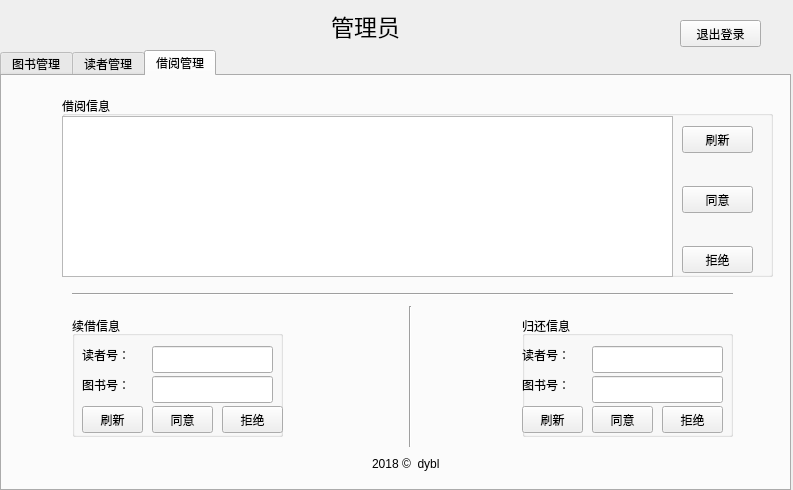
<?xml version="1.0" encoding="UTF-8"?>
<ui version="4.0">
 <class>AdminForm</class>
 <widget class="QWidget" name="AdminForm">
  <property name="geometry">
   <rect>
    <x>0</x>
    <y>0</y>
    <width>793</width>
    <height>490</height>
   </rect>
  </property>
  <property name="windowTitle">
   <string>Form</string>
  </property>
  <widget class="QTabWidget" name="admin_tw">
   <property name="geometry">
    <rect>
     <x>0</x>
     <y>50</y>
     <width>791</width>
     <height>441</height>
    </rect>
   </property>
   <property name="currentIndex">
    <number>2</number>
   </property>
   <widget class="QWidget" name="book_mag_tab">
    <attribute name="title">
     <string>图书管理</string>
    </attribute>
    <widget class="QGroupBox" name="groupBox_1">
     <property name="geometry">
      <rect>
       <x>30</x>
       <y>80</y>
       <width>661</width>
       <height>251</height>
      </rect>
     </property>
     <property name="title">
      <string>信息显示：</string>
     </property>
     <widget class="QTableView" name="booklist_tv">
      <property name="geometry">
       <rect>
        <x>0</x>
        <y>20</y>
        <width>651</width>
        <height>231</height>
       </rect>
      </property>
     </widget>
    </widget>
    <widget class="QPushButton" name="alter_btn_1">
     <property name="geometry">
      <rect>
       <x>690</x>
       <y>260</y>
       <width>81</width>
       <height>27</height>
      </rect>
     </property>
     <property name="text">
      <string>修改</string>
     </property>
    </widget>
    <widget class="QPushButton" name="dele_btn_1">
     <property name="geometry">
      <rect>
       <x>690</x>
       <y>300</y>
       <width>81</width>
       <height>27</height>
      </rect>
     </property>
     <property name="text">
      <string>删除</string>
     </property>
    </widget>
    <widget class="QPushButton" name="query_btn">
     <property name="geometry">
      <rect>
       <x>640</x>
       <y>20</y>
       <width>99</width>
       <height>27</height>
      </rect>
     </property>
     <property name="text">
      <string>查询</string>
     </property>
    </widget>
    <widget class="QLineEdit" name="query_le">
     <property name="geometry">
      <rect>
       <x>370</x>
       <y>20</y>
       <width>201</width>
       <height>27</height>
      </rect>
     </property>
    </widget>
    <widget class="QPushButton" name="dis_all_btn_1">
     <property name="geometry">
      <rect>
       <x>50</x>
       <y>20</y>
       <width>99</width>
       <height>27</height>
      </rect>
     </property>
     <property name="text">
      <string>显示全部</string>
     </property>
    </widget>
    <widget class="QComboBox" name="type_cbx">
     <property name="geometry">
      <rect>
       <x>234</x>
       <y>20</y>
       <width>101</width>
       <height>27</height>
      </rect>
     </property>
     <item>
      <property name="text">
       <string>书名</string>
      </property>
     </item>
     <item>
      <property name="text">
       <string>书号</string>
      </property>
     </item>
    </widget>
    <widget class="Line" name="line_1">
     <property name="geometry">
      <rect>
       <x>30</x>
       <y>330</y>
       <width>761</width>
       <height>31</height>
      </rect>
     </property>
     <property name="orientation">
      <enum>Qt::Horizontal</enum>
     </property>
    </widget>
    <widget class="Line" name="line_2">
     <property name="geometry">
      <rect>
       <x>40</x>
       <y>60</y>
       <width>751</width>
       <height>21</height>
      </rect>
     </property>
     <property name="orientation">
      <enum>Qt::Horizontal</enum>
     </property>
    </widget>
    <widget class="QPushButton" name="add_btn_1">
     <property name="geometry">
      <rect>
       <x>690</x>
       <y>220</y>
       <width>81</width>
       <height>27</height>
      </rect>
     </property>
     <property name="text">
      <string>增加</string>
     </property>
    </widget>
    <widget class="QLabel" name="label_6">
     <property name="geometry">
      <rect>
       <x>340</x>
       <y>360</y>
       <width>101</width>
       <height>21</height>
      </rect>
     </property>
     <property name="text">
      <string>2018 ©  dybl</string>
     </property>
    </widget>
   </widget>
   <widget class="QWidget" name="reader_mag_tab">
    <attribute name="title">
     <string>读者管理</string>
    </attribute>
    <widget class="QGroupBox" name="groupBox_2">
     <property name="geometry">
      <rect>
       <x>30</x>
       <y>80</y>
       <width>651</width>
       <height>241</height>
      </rect>
     </property>
     <property name="title">
      <string>信息显示：</string>
     </property>
     <widget class="QTableView" name="reader_tw">
      <property name="geometry">
       <rect>
        <x>0</x>
        <y>20</y>
        <width>641</width>
        <height>221</height>
       </rect>
      </property>
     </widget>
    </widget>
    <widget class="QPushButton" name="alter_btn_2">
     <property name="geometry">
      <rect>
       <x>680</x>
       <y>250</y>
       <width>81</width>
       <height>27</height>
      </rect>
     </property>
     <property name="text">
      <string>修改</string>
     </property>
    </widget>
    <widget class="QPushButton" name="dele_btn_2">
     <property name="geometry">
      <rect>
       <x>680</x>
       <y>290</y>
       <width>81</width>
       <height>27</height>
      </rect>
     </property>
     <property name="text">
      <string>删除</string>
     </property>
    </widget>
    <widget class="QPushButton" name="dis_all_btn_2">
     <property name="geometry">
      <rect>
       <x>30</x>
       <y>20</y>
       <width>99</width>
       <height>27</height>
      </rect>
     </property>
     <property name="text">
      <string>显示全部</string>
     </property>
    </widget>
    <widget class="Line" name="line_3">
     <property name="geometry">
      <rect>
       <x>30</x>
       <y>330</y>
       <width>761</width>
       <height>20</height>
      </rect>
     </property>
     <property name="orientation">
      <enum>Qt::Horizontal</enum>
     </property>
    </widget>
    <widget class="Line" name="line_4">
     <property name="geometry">
      <rect>
       <x>40</x>
       <y>50</y>
       <width>751</width>
       <height>31</height>
      </rect>
     </property>
     <property name="orientation">
      <enum>Qt::Horizontal</enum>
     </property>
    </widget>
    <widget class="QPushButton" name="add_btn_2">
     <property name="geometry">
      <rect>
       <x>680</x>
       <y>210</y>
       <width>81</width>
       <height>27</height>
      </rect>
     </property>
     <property name="text">
      <string>增加</string>
     </property>
    </widget>
    <widget class="QLabel" name="label_5">
     <property name="geometry">
      <rect>
       <x>350</x>
       <y>365</y>
       <width>101</width>
       <height>21</height>
      </rect>
     </property>
     <property name="text">
      <string>2018 ©  dybl</string>
     </property>
    </widget>
   </widget>
   <widget class="QWidget" name="borrow_mag_tab">
    <attribute name="title">
     <string>借阅管理</string>
    </attribute>
    <widget class="QGroupBox" name="groupBox_3">
     <property name="geometry">
      <rect>
       <x>60</x>
       <y>20</y>
       <width>711</width>
       <height>181</height>
      </rect>
     </property>
     <property name="title">
      <string>借阅信息</string>
     </property>
     <widget class="QTableView" name="borrow_tv">
      <property name="geometry">
       <rect>
        <x>0</x>
        <y>20</y>
        <width>611</width>
        <height>161</height>
       </rect>
      </property>
     </widget>
     <widget class="QPushButton" name="b_refu_btn">
      <property name="geometry">
       <rect>
        <x>620</x>
        <y>150</y>
        <width>71</width>
        <height>27</height>
       </rect>
      </property>
      <property name="text">
       <string>拒绝</string>
      </property>
     </widget>
     <widget class="QPushButton" name="b_acc_btn">
      <property name="geometry">
       <rect>
        <x>620</x>
        <y>90</y>
        <width>71</width>
        <height>27</height>
       </rect>
      </property>
      <property name="text">
       <string>同意</string>
      </property>
     </widget>
     <widget class="QPushButton" name="fresh_btn">
      <property name="geometry">
       <rect>
        <x>620</x>
        <y>30</y>
        <width>71</width>
        <height>27</height>
       </rect>
      </property>
      <property name="text">
       <string>刷新</string>
      </property>
     </widget>
    </widget>
    <widget class="QGroupBox" name="groupBox_4">
     <property name="geometry">
      <rect>
       <x>70</x>
       <y>240</y>
       <width>211</width>
       <height>121</height>
      </rect>
     </property>
     <property name="title">
      <string>续借信息</string>
     </property>
     <widget class="QPushButton" name="c_acc_btn">
      <property name="geometry">
       <rect>
        <x>80</x>
        <y>90</y>
        <width>61</width>
        <height>27</height>
       </rect>
      </property>
      <property name="text">
       <string>同意</string>
      </property>
     </widget>
     <widget class="QPushButton" name="c_refu_btn">
      <property name="geometry">
       <rect>
        <x>150</x>
        <y>90</y>
        <width>61</width>
        <height>27</height>
       </rect>
      </property>
      <property name="text">
       <string>拒绝</string>
      </property>
     </widget>
     <widget class="QLabel" name="label_1">
      <property name="geometry">
       <rect>
        <x>10</x>
        <y>30</y>
        <width>67</width>
        <height>17</height>
       </rect>
      </property>
      <property name="text">
       <string>读者号：</string>
      </property>
     </widget>
     <widget class="QLabel" name="label_2">
      <property name="geometry">
       <rect>
        <x>10</x>
        <y>60</y>
        <width>67</width>
        <height>17</height>
       </rect>
      </property>
      <property name="text">
       <string>图书号：</string>
      </property>
     </widget>
     <widget class="QLineEdit" name="c_rno_le">
      <property name="geometry">
       <rect>
        <x>80</x>
        <y>30</y>
        <width>121</width>
        <height>27</height>
       </rect>
      </property>
     </widget>
     <widget class="QLineEdit" name="c_bno_le">
      <property name="geometry">
       <rect>
        <x>80</x>
        <y>60</y>
        <width>121</width>
        <height>27</height>
       </rect>
      </property>
     </widget>
     <widget class="QPushButton" name="c_fresh_btn">
      <property name="geometry">
       <rect>
        <x>10</x>
        <y>90</y>
        <width>61</width>
        <height>27</height>
       </rect>
      </property>
      <property name="text">
       <string>刷新</string>
      </property>
     </widget>
    </widget>
    <widget class="QGroupBox" name="groupBox_5">
     <property name="geometry">
      <rect>
       <x>520</x>
       <y>240</y>
       <width>211</width>
       <height>121</height>
      </rect>
     </property>
     <property name="title">
      <string>归还信息</string>
     </property>
     <widget class="QPushButton" name="r_acc_btn">
      <property name="geometry">
       <rect>
        <x>70</x>
        <y>90</y>
        <width>61</width>
        <height>27</height>
       </rect>
      </property>
      <property name="text">
       <string>同意</string>
      </property>
     </widget>
     <widget class="QPushButton" name="r_refu_btn">
      <property name="geometry">
       <rect>
        <x>140</x>
        <y>90</y>
        <width>61</width>
        <height>27</height>
       </rect>
      </property>
      <property name="text">
       <string>拒绝</string>
      </property>
     </widget>
     <widget class="QLineEdit" name="r_bno_le">
      <property name="geometry">
       <rect>
        <x>70</x>
        <y>60</y>
        <width>131</width>
        <height>27</height>
       </rect>
      </property>
     </widget>
     <widget class="QLineEdit" name="r_rno_le">
      <property name="geometry">
       <rect>
        <x>70</x>
        <y>30</y>
        <width>131</width>
        <height>27</height>
       </rect>
      </property>
     </widget>
     <widget class="QLabel" name="label_3">
      <property name="geometry">
       <rect>
        <x>0</x>
        <y>30</y>
        <width>67</width>
        <height>17</height>
       </rect>
      </property>
      <property name="text">
       <string>读者号：</string>
      </property>
     </widget>
     <widget class="QLabel" name="label_4">
      <property name="geometry">
       <rect>
        <x>0</x>
        <y>60</y>
        <width>67</width>
        <height>17</height>
       </rect>
      </property>
      <property name="text">
       <string>图书号：</string>
      </property>
     </widget>
     <widget class="QPushButton" name="r_fresh_btn">
      <property name="geometry">
       <rect>
        <x>0</x>
        <y>90</y>
        <width>61</width>
        <height>27</height>
       </rect>
      </property>
      <property name="text">
       <string>刷新</string>
      </property>
     </widget>
    </widget>
    <widget class="Line" name="line_7">
     <property name="geometry">
      <rect>
       <x>70</x>
       <y>210</y>
       <width>661</width>
       <height>16</height>
      </rect>
     </property>
     <property name="orientation">
      <enum>Qt::Horizontal</enum>
     </property>
    </widget>
    <widget class="Line" name="line_5">
     <property name="geometry">
      <rect>
       <x>400</x>
       <y>230</y>
       <width>16</width>
       <height>141</height>
      </rect>
     </property>
     <property name="orientation">
      <enum>Qt::Vertical</enum>
     </property>
    </widget>
    <widget class="QLabel" name="label">
     <property name="geometry">
      <rect>
       <x>370</x>
       <y>380</y>
       <width>101</width>
       <height>16</height>
      </rect>
     </property>
     <property name="text">
      <string>2018 ©  dybl</string>
     </property>
    </widget>
   </widget>
  </widget>
  <widget class="QLabel" name="admin_lab">
   <property name="geometry">
    <rect>
     <x>330</x>
     <y>10</y>
     <width>71</width>
     <height>31</height>
    </rect>
   </property>
   <property name="font">
    <font>
     <pointsize>17</pointsize>
    </font>
   </property>
   <property name="text">
    <string>管理员</string>
   </property>
   <property name="alignment">
    <set>Qt::AlignCenter</set>
   </property>
  </widget>
  <widget class="QPushButton" name="quit_btn">
   <property name="geometry">
    <rect>
     <x>680</x>
     <y>20</y>
     <width>81</width>
     <height>27</height>
    </rect>
   </property>
   <property name="text">
    <string>退出登录</string>
   </property>
  </widget>
 </widget>
 <resources/>
 <connections/>
</ui>
